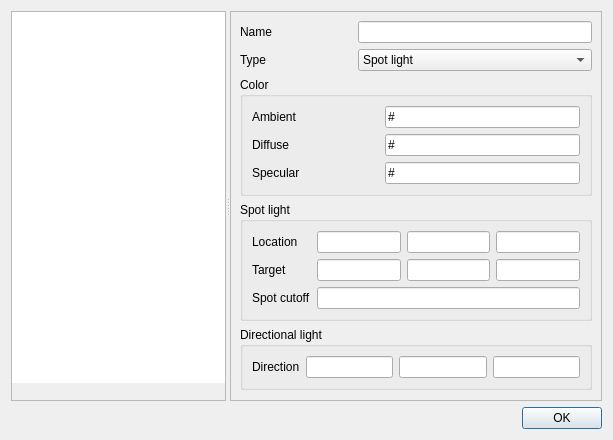
<?xml version="1.0" encoding="UTF-8"?>
<ui version="4.0">
 <class>LightList</class>
 <widget class="QDialog" name="LightList">
  <property name="geometry">
   <rect>
    <x>0</x>
    <y>0</y>
    <width>613</width>
    <height>440</height>
   </rect>
  </property>
  <property name="windowTitle">
   <string>Dialog</string>
  </property>
  <layout class="QVBoxLayout" name="verticalLayout">
   <item>
    <widget class="QSplitter" name="splitter">
     <property name="orientation">
      <enum>Qt::Horizontal</enum>
     </property>
     <widget class="QFrame" name="frame">
      <property name="frameShape">
       <enum>QFrame::StyledPanel</enum>
      </property>
      <property name="frameShadow">
       <enum>QFrame::Raised</enum>
      </property>
      <layout class="QVBoxLayout" name="verticalLayout_2">
       <property name="spacing">
        <number>0</number>
       </property>
       <property name="margin">
        <number>0</number>
       </property>
       <item>
        <widget class="QListWidget" name="list">
         <property name="frameShape">
          <enum>QFrame::NoFrame</enum>
         </property>
         <property name="frameShadow">
          <enum>QFrame::Plain</enum>
         </property>
        </widget>
       </item>
       <item>
        <widget class="QToolBar" name="toolbar">
         <property name="iconSize">
          <size>
           <width>16</width>
           <height>16</height>
          </size>
         </property>
         <property name="floatable">
          <bool>false</bool>
         </property>
        </widget>
       </item>
      </layout>
     </widget>
     <widget class="QFrame" name="panel">
      <property name="frameShape">
       <enum>QFrame::StyledPanel</enum>
      </property>
      <property name="frameShadow">
       <enum>QFrame::Raised</enum>
      </property>
      <layout class="QGridLayout" name="gridLayout">
       <property name="horizontalSpacing">
        <number>2</number>
       </property>
       <item row="0" column="0">
        <widget class="QLabel" name="label">
         <property name="text">
          <string>Name</string>
         </property>
        </widget>
       </item>
       <item row="0" column="1" colspan="2">
        <widget class="QLineEdit" name="name">
         <property name="readOnly">
          <bool>true</bool>
         </property>
        </widget>
       </item>
       <item row="1" column="0">
        <widget class="QLabel" name="label_2">
         <property name="text">
          <string>Type</string>
         </property>
        </widget>
       </item>
       <item row="1" column="1" colspan="2">
        <widget class="QComboBox" name="type">
         <item>
          <property name="text">
           <string>Spot light</string>
          </property>
          <property name="icon">
           <iconset>
            <normalon>:/icons/spotlight.png</normalon>
           </iconset>
          </property>
         </item>
         <item>
          <property name="text">
           <string>Directional light</string>
          </property>
          <property name="icon">
           <iconset>
            <normalon>:/icons/dirlight.png</normalon>
           </iconset>
          </property>
         </item>
        </widget>
       </item>
       <item row="8" column="0">
        <spacer name="verticalSpacer">
         <property name="orientation">
          <enum>Qt::Vertical</enum>
         </property>
         <property name="sizeHint" stdset="0">
          <size>
           <width>20</width>
           <height>40</height>
          </size>
         </property>
        </spacer>
       </item>
       <item row="4" column="0" colspan="3">
        <widget class="QGroupBox" name="groupBox">
         <property name="title">
          <string>Color</string>
         </property>
         <layout class="QGridLayout" name="gridLayout_2">
          <item row="0" column="0">
           <widget class="QLabel" name="label_3">
            <property name="text">
             <string>Ambient</string>
            </property>
           </widget>
          </item>
          <item row="0" column="2" colspan="2">
           <widget class="QLineEdit" name="ambient">
            <property name="inputMask">
             <string>\#HHHHHHhh; </string>
            </property>
           </widget>
          </item>
          <item row="1" column="0">
           <widget class="QLabel" name="label_4">
            <property name="text">
             <string>Diffuse</string>
            </property>
           </widget>
          </item>
          <item row="1" column="2" colspan="2">
           <widget class="QLineEdit" name="diffuse">
            <property name="inputMask">
             <string>\#HHHHHHhh; </string>
            </property>
           </widget>
          </item>
          <item row="2" column="0">
           <widget class="QLabel" name="label_5">
            <property name="text">
             <string>Specular</string>
            </property>
           </widget>
          </item>
          <item row="2" column="2" colspan="2">
           <widget class="QLineEdit" name="specular">
            <property name="inputMask">
             <string>\#HHHHHHhh; </string>
            </property>
           </widget>
          </item>
          <item row="0" column="1">
           <widget class="QPushButton" name="ambient_color">
            <property name="maximumSize">
             <size>
              <width>24</width>
              <height>16777215</height>
             </size>
            </property>
            <property name="text">
             <string/>
            </property>
            <property name="iconSize">
             <size>
              <width>16</width>
              <height>16</height>
             </size>
            </property>
            <property name="autoDefault">
             <bool>false</bool>
            </property>
            <property name="flat">
             <bool>true</bool>
            </property>
           </widget>
          </item>
          <item row="1" column="1">
           <widget class="QPushButton" name="diffuse_color">
            <property name="maximumSize">
             <size>
              <width>24</width>
              <height>16777215</height>
             </size>
            </property>
            <property name="text">
             <string/>
            </property>
            <property name="iconSize">
             <size>
              <width>16</width>
              <height>16</height>
             </size>
            </property>
            <property name="autoDefault">
             <bool>false</bool>
            </property>
            <property name="flat">
             <bool>true</bool>
            </property>
           </widget>
          </item>
          <item row="2" column="1">
           <widget class="QPushButton" name="specular_color">
            <property name="maximumSize">
             <size>
              <width>24</width>
              <height>16777215</height>
             </size>
            </property>
            <property name="text">
             <string/>
            </property>
            <property name="iconSize">
             <size>
              <width>16</width>
              <height>16</height>
             </size>
            </property>
            <property name="autoDefault">
             <bool>false</bool>
            </property>
            <property name="flat">
             <bool>true</bool>
            </property>
           </widget>
          </item>
         </layout>
        </widget>
       </item>
       <item row="5" column="0" colspan="3">
        <widget class="QGroupBox" name="spot_group">
         <property name="title">
          <string>Spot light</string>
         </property>
         <layout class="QGridLayout" name="gridLayout_3">
          <item row="0" column="0">
           <widget class="QLabel" name="label_6">
            <property name="text">
             <string>Location</string>
            </property>
           </widget>
          </item>
          <item row="0" column="1">
           <widget class="QLineEdit" name="locx"/>
          </item>
          <item row="0" column="2">
           <widget class="QLineEdit" name="locy"/>
          </item>
          <item row="0" column="3">
           <widget class="QLineEdit" name="locz"/>
          </item>
          <item row="1" column="0">
           <widget class="QLabel" name="label_7">
            <property name="text">
             <string>Target</string>
            </property>
           </widget>
          </item>
          <item row="1" column="1">
           <widget class="QLineEdit" name="targetx"/>
          </item>
          <item row="1" column="2">
           <widget class="QLineEdit" name="targety"/>
          </item>
          <item row="1" column="3">
           <widget class="QLineEdit" name="targetz"/>
          </item>
          <item row="2" column="0">
           <widget class="QLabel" name="label_9">
            <property name="text">
             <string>Spot cutoff</string>
            </property>
           </widget>
          </item>
          <item row="2" column="1" colspan="3">
           <widget class="QLineEdit" name="cutoff"/>
          </item>
         </layout>
        </widget>
       </item>
       <item row="6" column="0" colspan="3">
        <widget class="QGroupBox" name="dir_group">
         <property name="title">
          <string>Directional light</string>
         </property>
         <layout class="QGridLayout" name="gridLayout_4">
          <item row="0" column="0">
           <widget class="QLabel" name="label_8">
            <property name="text">
             <string>Direction</string>
            </property>
           </widget>
          </item>
          <item row="0" column="1">
           <widget class="QLineEdit" name="dirx"/>
          </item>
          <item row="0" column="2">
           <widget class="QLineEdit" name="diry"/>
          </item>
          <item row="0" column="3">
           <widget class="QLineEdit" name="dirz"/>
          </item>
         </layout>
        </widget>
       </item>
      </layout>
     </widget>
    </widget>
   </item>
   <item>
    <widget class="QDialogButtonBox" name="buttonBox">
     <property name="orientation">
      <enum>Qt::Horizontal</enum>
     </property>
     <property name="standardButtons">
      <set>QDialogButtonBox::Ok</set>
     </property>
    </widget>
   </item>
  </layout>
 </widget>
 <resources/>
 <connections>
  <connection>
   <sender>buttonBox</sender>
   <signal>accepted()</signal>
   <receiver>LightList</receiver>
   <slot>accept()</slot>
   <hints>
    <hint type="sourcelabel">
     <x>248</x>
     <y>254</y>
    </hint>
    <hint type="destinationlabel">
     <x>157</x>
     <y>274</y>
    </hint>
   </hints>
  </connection>
  <connection>
   <sender>buttonBox</sender>
   <signal>rejected()</signal>
   <receiver>LightList</receiver>
   <slot>reject()</slot>
   <hints>
    <hint type="sourcelabel">
     <x>316</x>
     <y>260</y>
    </hint>
    <hint type="destinationlabel">
     <x>286</x>
     <y>274</y>
    </hint>
   </hints>
  </connection>
 </connections>
</ui>
